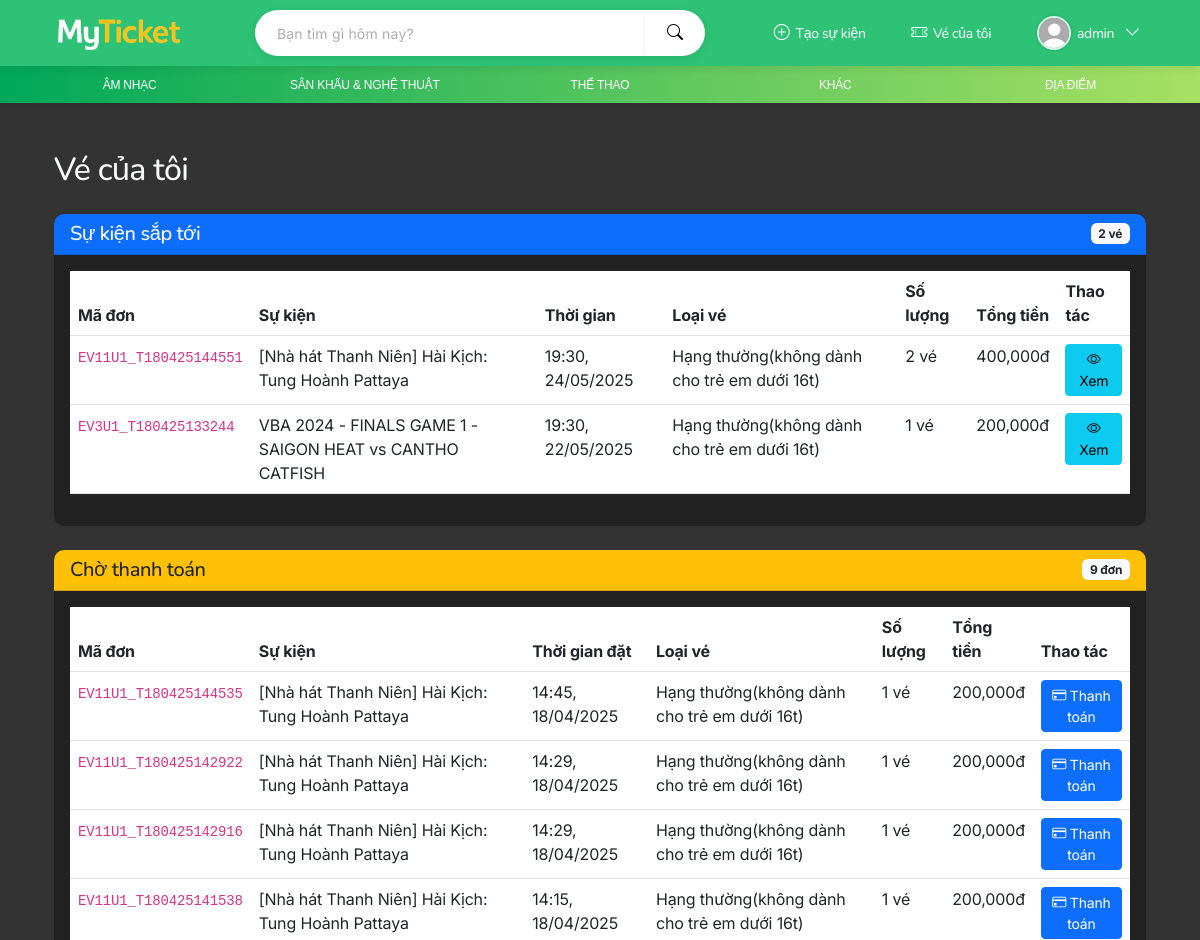
The page /booking/my-tickets/ (signed in, upper part) on the database as committed earlier.
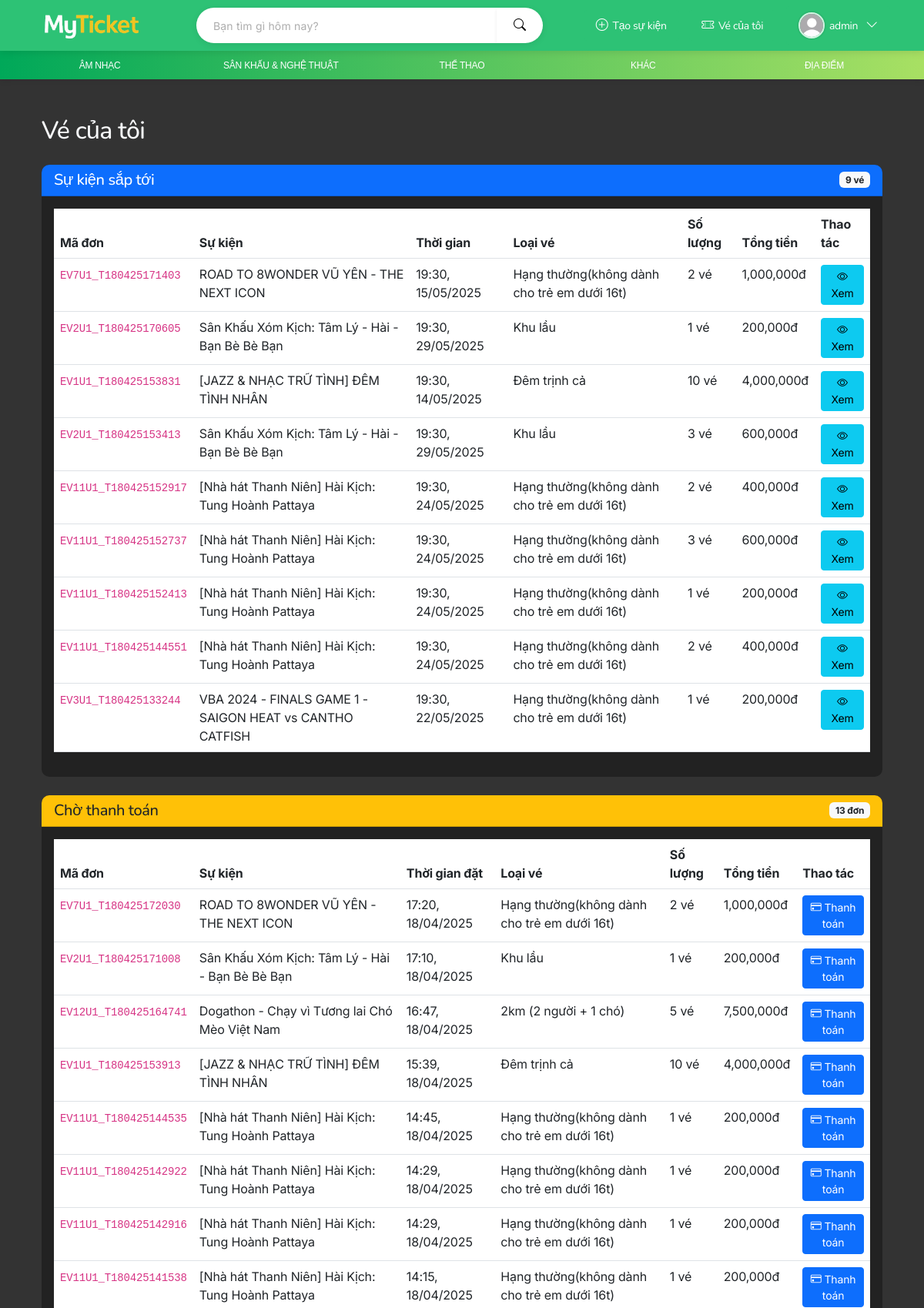
The same page on the database as committed later.
### app/models.py (models this page shows, shortened)
class UserProfile(models.Model):
    GENDER_CHOICES = [
        ('M', 'Nam'),
        ('F', 'Nữ'),
    ]
    user = models.OneToOneField(User, on_delete=models.CASCADE, related_name='profile')
    avatar = models.ImageField(upload_to='avatars/', blank=True, null=True)
    phone_number = models.CharField(max_length=15, blank=True, null=True, verbose_name="Số điện thoại")
    birth_date = models.DateField(blank=True, null=True, verbose_name="Ngày sinh")
    gender = models.CharField(max_length=1, choices=GENDER_CHOICES, blank=True, null=True, verbose_name="Giới tính")
    address = models.TextField(blank=True, null=True, verbose_name="Địa chỉ")

class Event(models.Model):
    CATEGORY_CHOICES = [
        ('concert', 'Âm nhạc'),
        ('theater', 'Sân khấu & Nghệ Thuật'),
        ('sports', 'Thể thao'),
        ('conference', ''),
        ('other', 'Khác'),
    ]
    title = models.CharField(max_length=200, verbose_name="Tên sự kiện")
    description = models.TextField(verbose_name="Mô tả")
    category = models.CharField(max_length=20, choices=CATEGORY_CHOICES, default='other', verbose_name="Thể loại")
    location = models.CharField(max_length=200, verbose_name="Địa điểm")
    image = models.ImageField(upload_to='events/', blank=True, null=True, verbose_name="Ảnh sự kiện")

class EventSession(models.Model):
    event = models.ForeignKey(Event, on_delete=models.CASCADE, related_name='sessions', verbose_name="Sự kiện")
    start_time = models.DateTimeField(verbose_name="Thời gian bắt đầu")
    end_time = models.DateTimeField(verbose_name="Thời gian kết thúc", null=True, blank=True)
    is_active = models.BooleanField(default=True, verbose_name="Đang hoạt động")
    class Meta:
        verbose_name = "Mốc thời gian"
        verbose_name_plural = "Mốc thời gian"
        ordering = ['start_time']

class TicketType(models.Model):
    session = models.ForeignKey(EventSession, on_delete=models.CASCADE, related_name='ticket_types', verbose_name="Mốc thời gian")
    name = models.CharField(max_length=100, verbose_name="Tên loại vé")
    price = models.DecimalField(max_digits=10, decimal_places=0, verbose_name="Giá vé")
    description = models.TextField(blank=True, null=True, verbose_name="Mô tả")
    quantity = models.PositiveIntegerField(default=100, verbose_name="Số lượng vé")
    min_quantity_per_order = models.PositiveIntegerField(default=1, verbose_name="Số lượng vé tối thiểu mỗi đơn")
    max_quantity_per_order = models.PositiveIntegerField(default=10, verbose_name="Số lượng vé tối đa mỗi đơn")
    sale_start_time = models.DateTimeField(verbose_name="Thời gian bắt đầu bán vé", default=timezone.now)
    sale_end_time = models.DateTimeField(verbose_name="Thời gian kết thúc bán vé")
    ticket_info = models.TextField(blank=True, null=True, verbose_name="Thông tin vé bổ sung")
    ticket_image = models.ImageField(upload_to='tickets/images/', verbose_name="Hình ảnh vé", blank=True, null=True)
    class Meta:
        verbose_name = "Loại vé"
        verbose_name_plural = "Loại vé"

### booking/models.py (models this page shows, shortened)
class Booking(models.Model):
    PAYMENT_STATUS_CHOICES = [
        ('Pending', 'Đang chờ thanh toán'),
        ('Paid', 'Đã thanh toán'),
        ('Failed', 'Thanh toán thất bại'),
        ('Cancelled', 'Đã hủy'),
    ]
    user = models.ForeignKey(User, on_delete=models.SET_NULL, null=True, blank=True, related_name='bookings')
    event = models.ForeignKey(Event, on_delete=models.CASCADE, related_name='booking_events', null=True, blank=True)
    session = models.ForeignKey(EventSession, on_delete=models.CASCADE, related_name='bookings', null=True, blank=True)
    ticket_type = models.ForeignKey(TicketType, on_delete=models.CASCADE, related_name='booking_tickets', null=True, blank=True)
    name = models.CharField(max_length=100, verbose_name="Họ tên")
    email = models.EmailField(verbose_name="Email")
    phone = models.CharField(max_length=15, verbose_name="Số điện thoại")
    quantity = models.PositiveIntegerField(default=1, verbose_name="Số lượng vé")
    booking_date = models.DateTimeField(auto_now_add=True)
    payment_status = models.CharField(max_length=20, default="Pending", choices=PAYMENT_STATUS_CHOICES)
    total_price = models.DecimalField(max_digits=12, decimal_places=0, default=0, verbose_name="Tổng tiền")
    order_id = models.CharField(max_length=100, blank=True, null=True, verbose_name="Mã đơn hàng")
    payment_method = models.CharField(max_length=50, blank=True, null=True, verbose_name="Phương thức thanh toán")
    payment_date = models.DateTimeField(blank=True, null=True, verbose_name="Thời gian thanh toán")

### booking/views.py (the view)
# urls.py: path('my-tickets/', views.my_tickets, name='my_tickets'),
@login_required
def my_tickets(request):
    bookings = Booking.objects.filter(user=request.user).order_by('-booking_date')
    paid_bookings = bookings.filter(payment_status='Paid')
    pending_bookings = bookings.filter(payment_status='Pending')
    cancelled_bookings = bookings.filter(payment_status__in=['Cancelled', 'Refunded'])
    now = timezone.now()
    upcoming_events = []
    past_events = []
    for booking in paid_bookings:
        if booking.session.start_time > now:
            upcoming_events.append(booking)
        else:
            past_events.append(booking)
    context = {
        'paid_bookings': paid_bookings,
        'pending_bookings': pending_bookings,
        'cancelled_bookings': cancelled_bookings,
        'upcoming_events': upcoming_events,
        'past_events': past_events,
    }
    return render(request, 'booking/my_tickets.html', context)

### booking/templates/booking/my_tickets.html (shortened to what this page needs)
{% extends 'app/base.html' %}
{% load static %}
{% load humanize %}
{% block content %}
<div class="container my-5">
    <h2 class="mb-4">Vé của tôi</h2>
    <div class="card mb-4">
        <div class="card-header bg-primary text-white d-flex justify-content-between align-items-center">
            <h5 class="mb-0">Sự kiện sắp tới</h5>
            <span class="badge bg-light text-dark">{{ upcoming_events|length }} vé</span>
        </div>
        <div class="card-body">
            {% if upcoming_events %}
                <div class="table-responsive">
                    <table class="table table-hover">
                        <thead>
                            <tr>
                                <th>Mã đơn</th>
                                <th>Sự kiện</th>
                                <th>Thời gian</th>
                                <th>Loại vé</th>
                                <th>Số lượng</th>
                                <th>Tổng tiền</th>
                                <th>Thao tác</th>
                            </tr>
                        </thead>
                        <tbody>
                            {% for booking in upcoming_events %}
                            <tr>
                                <td><code>{{ booking.order_id }}</code></td>
                                <td>{{ booking.event.title }}</td>
                                <td>{{ booking.session.start_time|date:"H:i, d/m/Y" }}</td>
                                <td>{{ booking.ticket_type.name }}</td>
                                <td>{{ booking.quantity }} vé</td>
                                <td>{{ booking.total_price|floatformat:0|intcomma }}đ</td>
                                <td>
                                    <a href="{% url 'booking:ticket_detail' booking.id %}" class="btn btn-sm btn-info">
                                        <i class="bi bi-eye"></i> Xem
                                    </a>
                                </td>
                            </tr>
                            {% endfor %}
                        </tbody>
                    </table>
                </div>
            {% endif %}
        </div>
    </div>
    <div class="card mb-4">
        <div class="card-header bg-warning text-dark d-flex justify-content-between align-items-center">
            <h5 class="mb-0">Chờ thanh toán</h5>
            <span class="badge bg-light text-dark">{{ pending_bookings|length }} đơn</span>
        </div>
        <div class="card-body">
            {% if pending_bookings %}
                <div class="table-responsive">
                    <table class="table table-hover">
                        <thead>
                            <tr>
                                <th>Mã đơn</th>
                                <th>Sự kiện</th>
                                <th>Thời gian đặt</th>
                                <th>Loại vé</th>
                                <th>Số lượng</th>
                                <th>Tổng tiền</th>
                                <th>Thao tác</th>
                            </tr>
                        </thead>
                        <tbody>
                            {% for booking in pending_bookings %}
                            <tr>
                                <td><code>{{ booking.order_id }}</code></td>
                                <td>{{ booking.event.title }}</td>
                                <td>{{ booking.booking_date|date:"H:i, d/m/Y" }}</td>
                                <td>{{ booking.ticket_type.name }}</td>
                                <td>{{ booking.quantity }} vé</td>
                                <td>{{ booking.total_price|floatformat:0|intcomma }}đ</td>
                                <td>
                                    <a href="{% url 'booking:book_ticket' booking.event.id %}?order_id={{ booking.order_id }}" class="btn btn-sm btn-primary">
                                        <i class="bi bi-credit-card"></i> Thanh toán
                                    </a>
                                </td>
                            </tr>
                            {% endfor %}
                        </tbody>
                    </table>
                </div>
            {% else %}
                <p class="text-muted text-center my-3">Bạn không có đơn hàng đang chờ thanh toán.</p>
            {% endif %}
        </div>
    </div>
</div>
{% endblock %}

### app/templates/app/base.html (shortened to what this page needs)
<!DOCTYPE html>
<html lang="vi">
<head>
    {% load static %}
    <link rel="stylesheet" href="https://cdn.jsdelivr.net/npm/bootstrap@5.3.0/dist/css/bootstrap.min.css">
    <link rel="stylesheet" href="{% static 'app/css/style.css' %}">
    <link rel="stylesheet" href="https://cdn.jsdelivr.net/npm/bootstrap-icons@1.11.0/font/bootstrap-icons.css">
</head>
<body>
    <div class="navbar custom-green py-2">
        <div class="container-fluid">
            <a href="{% url 'home' %}" class="navbar-brand ms-3">
                <img src="{% static 'app/images/logo.png' %}" alt="Logo" >
            </a>
            <form class="search-form mx-auto" role="search" action="{% url 'home' %}" method="GET">
                <div class="input-group">
                    <input class="form-control shadow-sm" type="search" name="q" placeholder="Bạn tìm gì hôm nay?" aria-label="Search" value="{{ search_query|default:'' }}">
                    <button class="btn btn-light shadow-sm" type="submit">
                        <i class="bi bi-search"></i>
                    </button>
                </div>
            </form>
            <div class="navbar-buttons me-3">
                <a href="#" class="btn btn-custom btn-custom-secondary">
                    <i class="bi bi-plus-circle"></i>
                    <span>Tạo sự kiện</span>
                </a>
                {% if user.is_authenticated %}
                    <a href="{% url 'booking:my_tickets' %}" class="btn btn-custom btn-custom-secondary">
                        <i class="bi bi-ticket-perforated"></i>
                        <span>Vé của tôi</span>
                    </a>
                    <div class="dropdown">
                        <button class="btn btn-custom btn-custom-secondary user-dropdown-btn" type="button" id="userDropdown" data-bs-toggle="dropdown" aria-expanded="false">
                            {% if user.profile.avatar and user.profile.avatar.name %}
                                <img src="{{ user.profile.avatar.url }}" alt="Profile" class="rounded-circle">
                            {% else %}
                                <img src="{% static 'app/images/default-avatar.jpg' %}" alt="Default Profile" class="rounded-circle">
                            {% endif %}
                            <span>{{ user.username }}</span>
                            <i class="bi bi-chevron-down ms-1"></i>
                        </button>
                    </div>
                {% endif %}
            </div>
        </div>
    </div>
    <div class="sub-navbar">
        <div class="container-fluid">
            <ul class="nav">
                <li class="nav-item">
                    <a class="nav-link {% if request.GET.category == 'concert' %}active{% endif %}" href="{% url 'home' %}?category=concert">
                        Âm nhạc
                    </a>
                </li>
                <li class="nav-item">
                    <a class="nav-link {% if request.GET.category == 'theater' %}active{% endif %}" href="{% url 'home' %}?category=theater">
                        Sân khấu & Nghệ thuật
                    </a>
                </li>
                <li class="nav-item">
                    <a class="nav-link {% if request.GET.category == 'sports' %}active{% endif %}" href="{% url 'home' %}?category=sports">
                        Thể thao
                    </a>
                </li>
                <li class="nav-item">
                    <a class="nav-link {% if request.GET.category == 'other' %}active{% endif %}" href="{% url 'home' %}?category=other">
                        Khác
                    </a>
                </li>
                <li class="nav-item dropdown">
                    <a class="nav-link dropdown-toggle" href="#"
                       role="button" data-bs-toggle="dropdown"
                       aria-expanded="false">
                        Địa điểm
                    </a>
                </li>
            </ul>
        </div>
    </div>
    <div class="container">
        {% block content %}{% endblock %}
    </div>
</body>
</html>

### app/static/app/css/style.css (style rules this page uses)
:root { --primary-color: rgb(45, 194, 117); --primary-hover: rgb(45, 194, 117); --dark-bg: #333333; --card-bg: #222222; --text-color: #ffffff; --error-color: #dc3545; --input-bg: #444444; --input-border: #555555; }
body { font-family: 'Inter', -apple-system, BlinkMacSystemFont, sans-serif; color: #f8f9fa; background-color: #333333; -webkit-font-smoothing: antialiased; -moz-osx-font-smoothing: grayscale; letter-spacing: -0.01em; }
h1, h2, h3, h4, h5, h6, .card-title, .navbar .btn { font-family: 'Nunito', 'Inter', sans-serif; letter-spacing: -0.02em; }
.navbar-brand img { height: 500px; width: 50px; object-fit: contain; margin : 0; }
.navbar { padding: 8px 16px; background-color: rgb(45, 194, 117) !important; }
.navbar img { height: 32px; width: auto; margin: 0; }
.navbar .input-group { max-width: 500px; }
.navbar .form-control { height: 40px; border: none; padding-left: 0; font-size: 14px; }
.navbar .btn { font-size: 14px; font-weight: 400; padding: 8px 16px; border-radius: 4px; display: flex; align-items: center; gap: 6px; transition: all 0.2s ease; }
.navbar .btn i { font-size: 16px; }
.card { transition: transform 0.3s, box-shadow 0.3s; border-radius: 8px; border: none; border: none; overflow: hidden; background-color: #222222; margin-bottom: 1.5rem; }
.card { transition: transform 0.3s; border-radius: 10px; border: none; border: none; }

Rows that differ between the two databases and show on the page:
added Booking: order_id "EV7U1_T180425171403", event "ROAD TO 8WONDER VŨ YÊN - THE NEXT ICON", session.start_time "19:30, 15/05/2025", ticket_type.name "Hạng thường(không dành cho trẻ em dưới 16t)", quantity "2", total_price "1,000,000", shown under "Sự kiện sắp tới"
added Booking: order_id "EV2U1_T180425170605", event "Sân Khấu Xóm Kịch: Tâm Lý - Hài - Bạn Bè Bè Bạn", session.start_time "19:30, 29/05/2025", ticket_type.name "Khu lầu", quantity "1", total_price "200,000", shown under "Sự kiện sắp tới"
added Booking: order_id "EV1U1_T180425153831", event "[JAZZ & NHẠC TRỮ TÌNH] ĐÊM TÌNH NHÂN", session.start_time "19:30, 14/05/2025", ticket_type.name "Đêm trịnh cả", quantity "10", total_price "4,000,000", shown under "Sự kiện sắp tới"
added Booking: order_id "EV2U1_T180425153413", event "Sân Khấu Xóm Kịch: Tâm Lý - Hài - Bạn Bè Bè Bạn", session.start_time "19:30, 29/05/2025", ticket_type.name "Khu lầu", quantity "3", total_price "600,000", shown under "Sự kiện sắp tới"
added Booking: order_id "EV11U1_T180425152917", event "[Nhà hát Thanh Niên] Hài Kịch: Tung Hoành Pattaya", session.start_time "19:30, 24/05/2025", ticket_type.name "Hạng thường(không dành cho trẻ em dưới 16t)", quantity "2", total_price "400,000", shown under "Sự kiện sắp tới"
added Booking: order_id "EV11U1_T180425152737", event "[Nhà hát Thanh Niên] Hài Kịch: Tung Hoành Pattaya", session.start_time "19:30, 24/05/2025", ticket_type.name "Hạng thường(không dành cho trẻ em dưới 16t)", quantity "3", total_price "600,000", shown under "Sự kiện sắp tới"
added Booking: order_id "EV11U1_T180425152413", event "[Nhà hát Thanh Niên] Hài Kịch: Tung Hoành Pattaya", session.start_time "19:30, 24/05/2025", ticket_type.name "Hạng thường(không dành cho trẻ em dưới 16t)", quantity "1", total_price "200,000", shown under "Sự kiện sắp tới"
added Booking: order_id "EV7U1_T180425172030", event "ROAD TO 8WONDER VŨ YÊN - THE NEXT ICON", booking_date "17:20, 18/04/2025", ticket_type.name "Hạng thường(không dành cho trẻ em dưới 16t)", quantity "2", total_price "1,000,000", shown under "Chờ thanh toán"
added Booking: order_id "EV2U1_T180425171008", event "Sân Khấu Xóm Kịch: Tâm Lý - Hài - Bạn Bè Bè Bạn", booking_date "17:10, 18/04/2025", ticket_type.name "Khu lầu", quantity "1", total_price "200,000", shown under "Chờ thanh toán"
added Booking: order_id "EV12U1_T180425164741", event "Dogathon - Chạy vì Tương lai Chó Mèo Việt Nam", booking_date "16:47, 18/04/2025", ticket_type.name "2km (2 người + 1 chó)", quantity "5", total_price "7,500,000", shown under "Chờ thanh toán"
added Booking: order_id "EV1U1_T180425153913", event "[JAZZ & NHẠC TRỮ TÌNH] ĐÊM TÌNH NHÂN", booking_date "15:39, 18/04/2025", ticket_type.name "Đêm trịnh cả", quantity "10", total_price "4,000,000", shown under "Chờ thanh toán"
Other text that changed with them:
{{ upcoming_events|length }}: "2" → "9"
{{ pending_bookings|length }}: "9" → "13"
